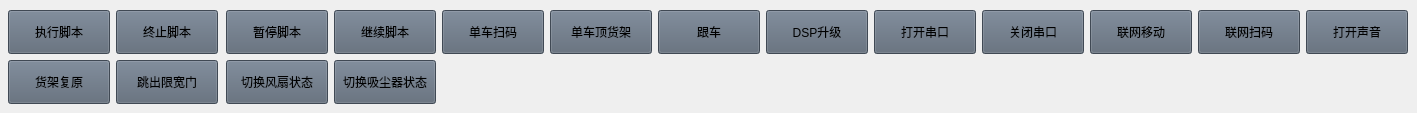
      <widget class="QWidget" name="tab_4">
       <attribute name="title">
        <string>高级操作</string>
       </attribute>
       <widget class="QPushButton" name="pushButton_37">
        <property name="geometry">
         <rect>
          <x>442</x>
          <y>10</y>
          <width>102</width>
          <height>44</height>
         </rect>
        </property>
        <property name="minimumSize">
         <size>
          <width>102</width>
          <height>44</height>
         </size>
        </property>
        <property name="maximumSize">
         <size>
          <width>102</width>
          <height>44</height>
         </size>
        </property>
        <property name="styleSheet">
         <string notr="true">background-color: rgb(90, 102, 117);</string>
        </property>
        <property name="text">
         <string>单车扫码</string>
        </property>
       </widget>
       <widget class="QPushButton" name="pushButton_38">
        <property name="geometry">
         <rect>
          <x>550</x>
          <y>10</y>
          <width>102</width>
          <height>44</height>
         </rect>
        </property>
        <property name="minimumSize">
         <size>
          <width>102</width>
          <height>44</height>
         </size>
        </property>
        <property name="maximumSize">
         <size>
          <width>102</width>
          <height>44</height>
         </size>
        </property>
        <property name="styleSheet">
         <string notr="true">background-color: rgb(90, 102, 117);</string>
        </property>
        <property name="text">
         <string>单车顶货架</string>
        </property>
       </widget>
       <widget class="QPushButton" name="pushButton_39">
        <property name="geometry">
         <rect>
          <x>658</x>
          <y>10</y>
          <width>102</width>
          <height>44</height>
         </rect>
        </property>
        <property name="minimumSize">
         <size>
          <width>102</width>
          <height>44</height>
         </size>
        </property>
        <property name="maximumSize">
         <size>
          <width>102</width>
          <height>44</height>
         </size>
        </property>
        <property name="styleSheet">
         <string notr="true">background-color: rgb(90, 102, 117);</string>
        </property>
        <property name="text">
         <string>跟车</string>
        </property>
       </widget>
       <widget class="QPushButton" name="pushButton_40">
        <property name="geometry">
         <rect>
          <x>766</x>
          <y>10</y>
          <width>102</width>
          <height>44</height>
         </rect>
        </property>
        <property name="minimumSize">
         <size>
          <width>102</width>
          <height>44</height>
         </size>
        </property>
        <property name="maximumSize">
         <size>
          <width>102</width>
          <height>44</height>
         </size>
        </property>
        <property name="styleSheet">
         <string notr="true">background-color: rgb(90, 102, 117);</string>
        </property>
        <property name="text">
         <string>DSP升级</string>
        </property>
       </widget>
       <widget class="QPushButton" name="pushButton_41">
        <property name="geometry">
         <rect>
          <x>874</x>
          <y>10</y>
          <width>102</width>
          <height>44</height>
         </rect>
        </property>
        <property name="minimumSize">
         <size>
          <width>102</width>
          <height>44</height>
         </size>
        </property>
        <property name="maximumSize">
         <size>
          <width>102</width>
          <height>44</height>
         </size>
        </property>
        <property name="styleSheet">
         <string notr="true">background-color: rgb(90, 102, 117);</string>
        </property>
        <property name="text">
         <string>打开串口</string>
        </property>
       </widget>
       <widget class="QPushButton" name="pushButton_42">
        <property name="geometry">
         <rect>
          <x>982</x>
          <y>10</y>
          <width>102</width>
          <height>44</height>
         </rect>
        </property>
        <property name="minimumSize">
         <size>
          <width>102</width>
          <height>44</height>
         </size>
        </property>
        <property name="maximumSize">
         <size>
          <width>102</width>
          <height>44</height>
         </size>
        </property>
        <property name="styleSheet">
         <string notr="true">background-color: rgb(90, 102, 117);</string>
        </property>
        <property name="text">
         <string>关闭串口</string>
        </property>
       </widget>
       <widget class="QPushButton" name="pushButton_43">
        <property name="geometry">
         <rect>
          <x>1090</x>
          <y>10</y>
          <width>102</width>
          <height>44</height>
         </rect>
        </property>
        <property name="minimumSize">
         <size>
          <width>102</width>
          <height>44</height>
         </size>
        </property>
        <property name="maximumSize">
         <size>
          <width>102</width>
          <height>44</height>
         </size>
        </property>
        <property name="styleSheet">
         <string notr="true">background-color: rgb(90, 102, 117);</string>
        </property>
        <property name="text">
         <string>联网移动</string>
        </property>
       </widget>
       <widget class="QPushButton" name="pushButton_44">
        <property name="geometry">
         <rect>
          <x>1198</x>
          <y>10</y>
          <width>102</width>
          <height>44</height>
         </rect>
        </property>
        <property name="minimumSize">
         <size>
          <width>102</width>
          <height>44</height>
         </size>
        </property>
        <property name="maximumSize">
         <size>
          <width>102</width>
          <height>44</height>
         </size>
        </property>
        <property name="styleSheet">
         <string notr="true">background-color: rgb(90, 102, 117);</string>
        </property>
        <property name="text">
         <string>联网扫码</string>
        </property>
       </widget>
       <widget class="QPushButton" name="pushButton_45">
        <property name="geometry">
         <rect>
          <x>1306</x>
          <y>10</y>
          <width>102</width>
          <height>44</height>
         </rect>
        </property>
        <property name="minimumSize">
         <size>
          <width>102</width>
          <height>44</height>
         </size>
        </property>
        <property name="maximumSize">
         <size>
          <width>102</width>
          <height>44</height>
         </size>
        </property>
        <property name="styleSheet">
         <string notr="true">background-color: rgb(90, 102, 117);</string>
        </property>
        <property name="text">
         <string>打开声音</string>
        </property>
       </widget>
       <widget class="QPushButton" name="pushButton_29">
        <property name="geometry">
         <rect>
          <x>8</x>
          <y>10</y>
          <width>102</width>
          <height>44</height>
         </rect>
        </property>
        <property name="minimumSize">
         <size>
          <width>102</width>
          <height>44</height>
         </size>
        </property>
        <property name="maximumSize">
         <size>
          <width>102</width>
          <height>44</height>
         </size>
        </property>
        <property name="styleSheet">
         <string notr="true">background-color: rgb(90, 102, 117);</string>
        </property>
        <property name="text">
         <string>执行脚本</string>
        </property>
       </widget>
       <widget class="QPushButton" name="pushButton_31">
        <property name="geometry">
         <rect>
          <x>8</x>
          <y>60</y>
          <width>102</width>
          <height>44</height>
         </rect>
        </property>
        <property name="minimumSize">
         <size>
          <width>102</width>
          <height>44</height>
         </size>
        </property>
        <property name="maximumSize">
         <size>
          <width>102</width>
          <height>44</height>
         </size>
        </property>
        <property name="styleSheet">
         <string notr="true">background-color: rgb(90, 102, 117);</string>
        </property>
        <property name="text">
         <string>货架复原</string>
        </property>
       </widget>
       <widget class="QPushButton" name="pushButton_30">
        <property name="geometry">
         <rect>
          <x>116</x>
          <y>10</y>
          <width>102</width>
          <height>44</height>
         </rect>
        </property>
        <property name="minimumSize">
         <size>
          <width>102</width>
          <height>44</height>
         </size>
        </property>
        <property name="maximumSize">
         <size>
          <width>102</width>
          <height>44</height>
         </size>
        </property>
        <property name="styleSheet">
         <string notr="true">background-color: rgb(90, 102, 117);</string>
        </property>
        <property name="text">
         <string>终止脚本</string>
        </property>
       </widget>
       <widget class="QPushButton" name="pushButton_32">
        <property name="geometry">
         <rect>
          <x>116</x>
          <y>60</y>
          <width>102</width>
          <height>44</height>
         </rect>
        </property>
        <property name="minimumSize">
         <size>
          <width>102</width>
          <height>44</height>
         </size>
        </property>
        <property name="maximumSize">
         <size>
          <width>102</width>
          <height>44</height>
         </size>
        </property>
        <property name="styleSheet">
         <string notr="true">background-color: rgb(90, 102, 117);</string>
        </property>
        <property name="text">
         <string>跳出限宽门</string>
        </property>
       </widget>
       <widget class="QPushButton" name="pushButton_36">
        <property name="geometry">
         <rect>
          <x>334</x>
          <y>60</y>
          <width>102</width>
          <height>44</height>
         </rect>
        </property>
        <property name="minimumSize">
         <size>
          <width>102</width>
          <height>44</height>
         </size>
        </property>
        <property name="maximumSize">
         <size>
          <width>102</width>
          <height>44</height>
         </size>
        </property>
        <property name="styleSheet">
         <string notr="true">background-color: rgb(90, 102, 117);</string>
        </property>
        <property name="text">
         <string>切换吸尘器状态</string>
        </property>
       </widget>
       <widget class="QPushButton" name="pushButton_35">
        <property name="geometry">
         <rect>
          <x>226</x>
          <y>60</y>
          <width>102</width>
          <height>44</height>
         </rect>
        </property>
        <property name="minimumSize">
         <size>
          <width>102</width>
          <height>44</height>
         </size>
        </property>
        <property name="maximumSize">
         <size>
          <width>102</width>
          <height>44</height>
         </size>
        </property>
        <property name="styleSheet">
         <string notr="true">background-color: rgb(90, 102, 117);</string>
        </property>
        <property name="text">
         <string>切换风扇状态</string>
        </property>
       </widget>
       <widget class="QPushButton" name="pushButton_34">
        <property name="geometry">
         <rect>
          <x>334</x>
          <y>10</y>
          <width>102</width>
          <height>44</height>
         </rect>
        </property>
        <property name="minimumSize">
         <size>
          <width>102</width>
          <height>44</height>
         </size>
        </property>
        <property name="maximumSize">
         <size>
          <width>102</width>
          <height>44</height>
         </size>
        </property>
        <property name="styleSheet">
         <string notr="true">background-color: rgb(90, 102, 117);</string>
        </property>
        <property name="text">
         <string>继续脚本</string>
        </property>
       </widget>
       <widget class="QPushButton" name="pushButton_33">
        <property name="geometry">
         <rect>
          <x>226</x>
          <y>10</y>
          <width>102</width>
          <height>44</height>
         </rect>
        </property>
        <property name="minimumSize">
         <size>
          <width>102</width>
          <height>44</height>
         </size>
        </property>
        <property name="maximumSize">
         <size>
          <width>102</width>
          <height>44</height>
         </size>
        </property>
        <property name="styleSheet">
         <string notr="true">background-color: rgb(90, 102, 117);</string>
        </property>
        <property name="text">
         <string>暂停脚本</string>
        </property>
       </widget>
      </widget>
